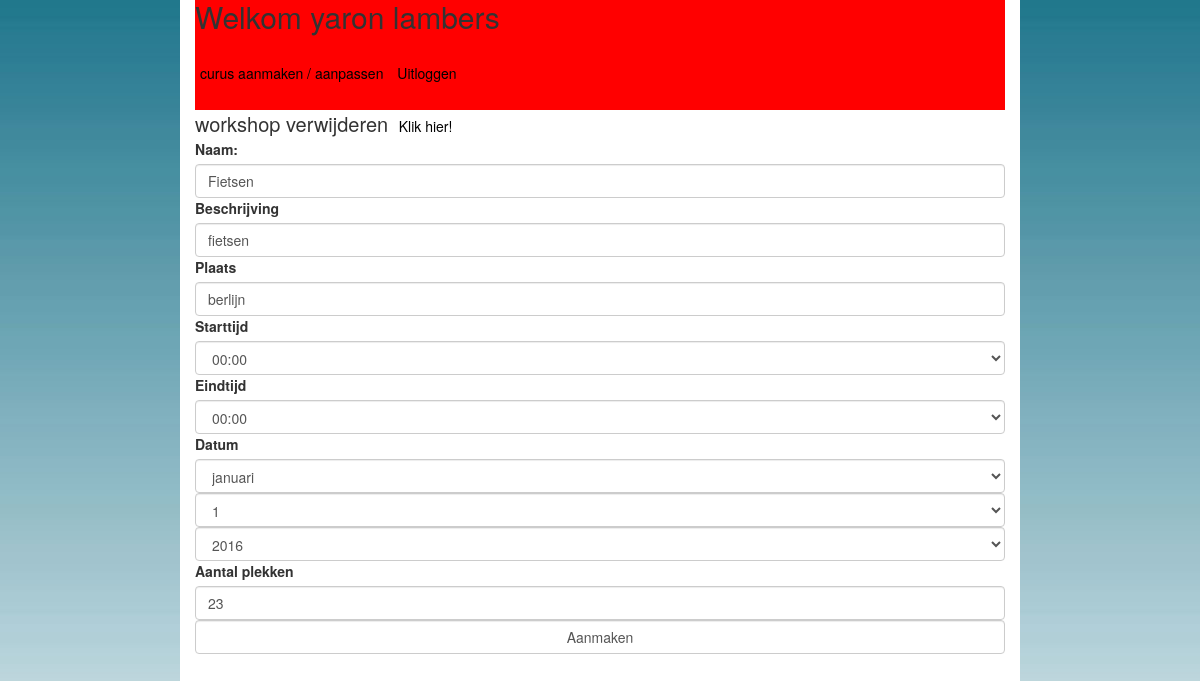
Page /login/includes/manage.php?id=44 (signed in) on the committed database.
### tables this page shows
CREATE TABLE `cursus` (
  `id` int(11) NOT NULL,
  `event_name` varchar(255) NOT NULL,
  `place` varchar(255) NOT NULL,
  `start_time` varchar(13) NOT NULL,
  `end_time` varchar(13) NOT NULL,
  `event_date` varchar(25) NOT NULL,
  `description` varchar(999) NOT NULL,
  `places` int(9) NOT NULL
);

### login/includes/manage.php (the view, shortened to what this page needs)
<!doctype html>
<html>
<head>
    <link rel="stylesheet" type="text/css" href="../../css/bootstrap.css">
    <link rel="stylesheet" type="text/css" href="../../css/style.css">
</head>
<body>
<div class="container">
<?php
include_once('database.php');
$email = $_SESSION['email'];
$user_email = "SELECT * FROM user WHERE email LIKE '%$email%'";
$result = mysqli_query($db, $user_email);
$row = mysqli_fetch_assoc($result);
$userName = $row['firstname'] ." ". $row['lastname']. "<br/>";
$role = $row['user_level'];
$manageId = $_GET['id'];
if($role == 2){
    if(!empty($_SESSION['email'])){
        echo '<div class="menubar">';
        echo "<h2>"."Welkom ". $userName."</h2>"."<br/>";
        if($role == 2){
            echo '<a href="cursus.php"> curus aanmaken / aanpassen </a> ';
        }else{
            echo '<a href="user.php">Gegevens bewerken </a> ';
        }
        echo '<a href="logout.php">Uitloggen </a> ';
        echo '</div>';
    }else{
        header('location: ../index.php');
    }
    $allCursus =  "SELECT * FROM cursus WHERE id='$manageId'";
    $queryCursus = mysqli_query($db, $allCursus);
    $rowQuery = mysqli_fetch_array($queryCursus);
    list($day, $month, $year) = explode("-",  $rowQuery['event_date']);
    echo '
        <div class="delete">
        workshop verwijderen <a href="delete.php?id='.$manageId.'" > Klik hier! </a>
        </div>
    ';
    echo '
    <div class="containerForm">
        <form method="POST" action="" name="updateCursus" role="form" xmlns="http://www.w3.org/1999/html">
            <label>Naam:</label>
            <input type="text" name="event_name" class="form-control" id="name" value="'.$rowQuery['event_name'].'"> </input>
            <label>Beschrijving</label>
            <input type="text" name="description" class="form-control" id="description" value="'.$rowQuery['description'].' "> </input>
            <label>Plaats</label>
            <input type="text" name="place" id="place" class="form-control" value="'.$rowQuery['place'].' " />
            <label>Starttijd</label>
            <select name="start_time" class="form-control" id="start_time">
                <option id="start_time" value="'.$rowQuery['start_time'].'">'.$rowQuery['start_time'].'</option>
            </select>
            <label>Eindtijd</label>
            <select name="end_time" class="form-control" id="end_time">
                <option id="end_time" value="'.$rowQuery['end_time'].'">'.$rowQuery['end_time'].'</option>
            </select>
            <label>Datum</label>
            <select class="form-control" name="month">
                <option name="month" class="form-control" value="'.$month.'">'.$month.'</option>
            </select>
            <select class="form-control" name="day">
                <option name="1" class="form-control" value="'.$day.'">'.$day.'</option>
            </select>
            <select  class="form-control" name="year">
                <option name="year" value="'.$year.'">'.$year.'</option>
            </select>
            <label>Aantal plekken</label>
            <input type="number" name="places" class="form-control" min="1" max="500" value="'.$rowQuery['places'].'"/>
            <input type="submit" class="form-control" name="updateCursus" value="Aanmaken"/>
        </form>
    ';
}

### css/style.css (style rules this page uses)
html, body { margin: 0; padding: 0; background: url('../img/background.jpg'); }
.container { margin: 0 auto; width: 70%; height: auto; min-height: 1000px; background:#fff; }
.menubar { width: 100%; height: 110px; background: #ff0000; margin-top: -20px; }
a { color: #000; font-size: 14px; text-decoration: none; padding: 5px; }
.delete { font-size: 20px; }

### rows in the picture
cursus: event_name "Fietsen", description "fietsen", place "berlijn", start_time "00:00", end_time "00:00", places "23"

### other values in the picture
form field month "januari"
form field day "1"
form field year "2016"
